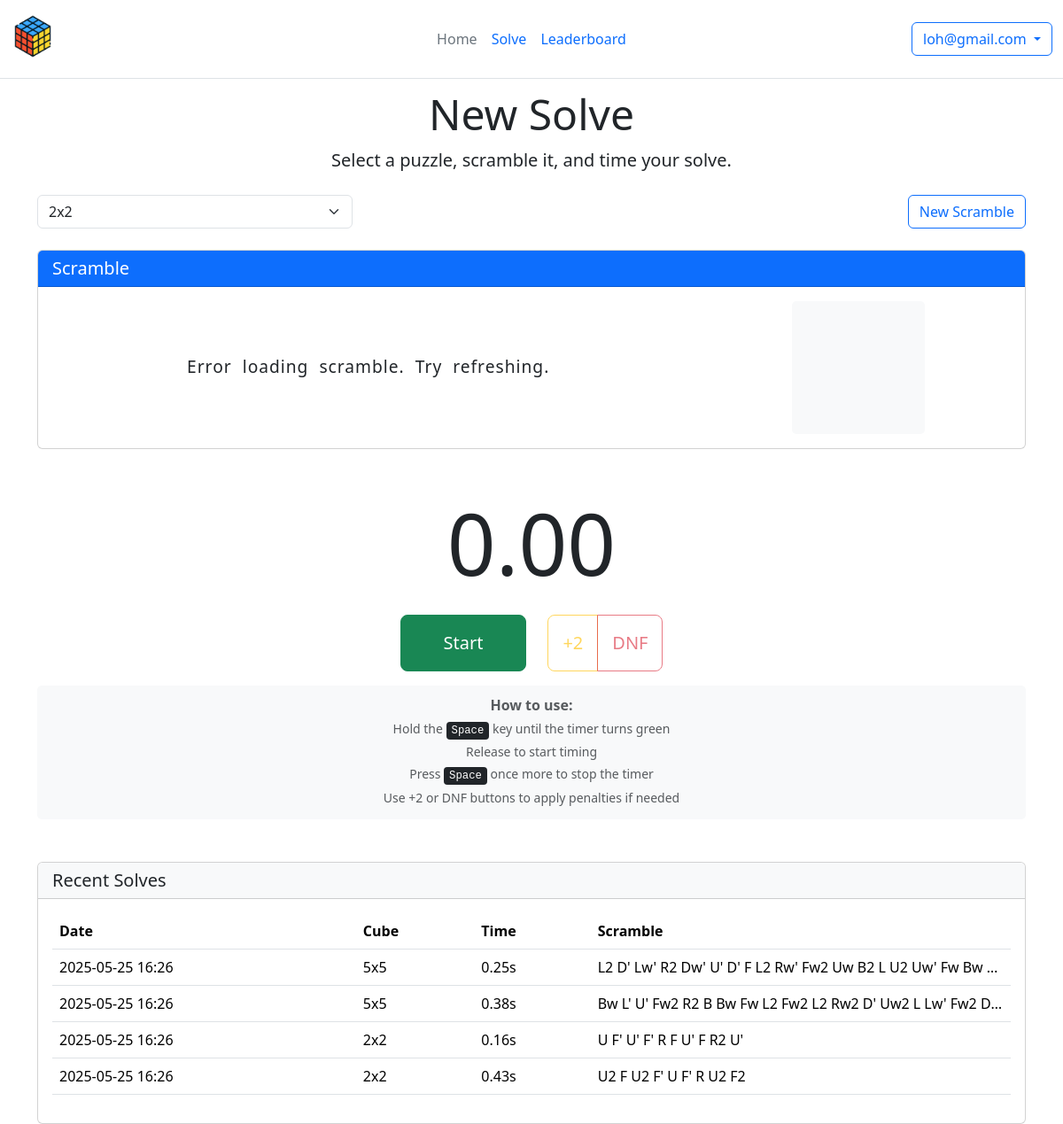
Page /solve (signed in) on the committed database.
### main.py (models this page shows, shortened)
class User(db.Model):
    id = db.Column(db.Integer, primary_key=True)
    email = db.Column(db.String(120), unique=True, nullable=False)
    password_hash = db.Column(db.String(128), nullable=False)
    solves = db.relationship('Solve', backref='solver', lazy=True)

class Solve(db.Model):
    id = db.Column(db.Integer, primary_key=True)
    time = db.Column(db.Float, nullable=False)
    date = db.Column(db.DateTime, default=datetime.utcnow)
    user_id = db.Column(db.Integer, db.ForeignKey('user.id'), nullable=False)
    cube_id = db.Column(db.Integer, db.ForeignKey('cube.id'), nullable=False)
    user = db.relationship('User')

class Cube(db.Model):
    id = db.Column(db.Integer, primary_key=True)
    cube_type = db.Column(db.String(20), nullable=False)
    pattern = db.Column(db.String(200), nullable=True)
    solves = db.relationship('Solve', backref='cube', lazy=True)

### main.py (the view)
@app.route('/solve')
def solve():
    if 'email' not in session:
        return redirect(url_for('login'))
    cube_types = ["2x2", "3x3", "4x4", "5x5", "Megaminx", "Pyraminx", "Skewb"]
    user = User.query.filter_by(email=session['email']).first()
    recent_solves = Solve.query.filter_by(user_id=user.id).order_by(Solve.date.desc()).limit(5).all()
    return render_template('solve.html', cube_types=cube_types, recent_solves=recent_solves)

### templates/solve.html (shortened to what this page needs)
{% extends 'base.html' %}
{% block stylesheet %}
<link rel="stylesheet" href="{{ url_for('static', filename='css/solve.css') }}">
{% endblock %}
{% block header %}
<div class="text-center mb-4">
  <h1 class="display-5">New Solve</h1>
  <p class="lead">Select a puzzle, scramble it, and time your solve.</p>
</div>
{% endblock %}
{% block body %}
<div class="container">
  <div class="row mb-4">
    <div class="col-md-4">
      <div class="form-group">
        <select class="form-select" id="cubeType">
          {% for cube_type in cube_types %}
          <option value="{{ cube_type }}">{{ cube_type }}</option>
          {% endfor %}
        </select>
      </div>
    </div>
    <div class="col-md-8 text-end">
      <button id="newScrambleBtn" class="btn btn-outline-primary">New Scramble</button>
    </div>
  </div>
  <div class="card mb-3">
    <div class="card-header bg-primary text-white">
      <h5 class="card-title mb-0">Scramble</h5>
    </div>
    <div class="card-body">
      <div class="row">
        <div class="col-md-8 d-flex align-items-center">
          <div id="scrambleDisplay" class="text-center py-3 w-100"></div>
        </div>
        <div class="col-md-4 d-flex align-items-center justify-content-center">
          <div id="cubeVisualizer" class="text-center" style="height: 150px; width: 150px;"></div>
        </div>
      </div>
    </div>
  </div>
  <div class="timer-container text-center my-5">
    <div id="timer" class="display-1 mb-4">0.00</div>
    <div class="d-flex justify-content-center gap-3">
      <button id="startStopBtn" class="btn btn-success btn-lg px-5 py-3">Start</button>
      <div class="btn-group ms-2" role="group" aria-label="Penalties">
        <button id="plusTwoBtn" class="btn btn-outline-warning btn-lg px-3" disabled>+2</button>
        <button id="dnfBtn" class="btn btn-outline-danger btn-lg px-3" disabled>DNF</button>
      </div>
    </div>
    <div class="mt-3 spacebar-instructions">
      <p class="mb-1 text-muted"><strong>How to use:</strong></p>
      <ul class="text-muted small mb-0 list-unstyled">
        <li class="mb-1">Hold the <kbd>Space</kbd> key until the timer turns green</li>
        <li class="mb-1">Release to start timing</li>
        <li class="mb-1">Press <kbd>Space</kbd> once more to stop the timer</li>
        <li class="mb-1">Use +2 or DNF buttons to apply penalties if needed</li>
      </ul>
    </div>
  </div>
  {% if recent_solves %}
  <div class="card mt-5">
    <div class="card-header bg-light">
      <h5 class="card-title mb-0">Recent Solves</h5>
    </div>
    <div class="card-body">
      <div class="table-responsive">
        <table class="table table-hover">
          <thead>
            <tr>
              <th>Date</th>
              <th>Cube</th>
              <th>Time</th>
              <th>Scramble</th>
            </tr>
          </thead>
          <tbody>
            {% for solve in recent_solves %}
            <tr data-solve-id="{{ solve.id }}">
              <td>{{ solve.date.strftime('%Y-%m-%d %H:%M') }}</td>
              <td>{{ solve.cube.cube_type }}</td>
              <td {% if solve.time < 0 %}class="penalty-dnf">DNF{% else %}{% if solve.time > 100 %}class="penalty-plus2"{% endif %}>{{ "%.2f"|format(solve.time) }}s{% endif %}</td>
              <td class="text-truncate" style="max-width: 200px;">{{ solve.cube.pattern }}</td>
            </tr>
            {% endfor %}
          </tbody>
        </table>
      </div>
    </div>
  </div>
  {% endif %}
</div>
{% endblock %}

### templates/base.html (shortened to what this page needs)
<!doctype html>
<html lang="en">
<head>
    <link rel="stylesheet" href="{{ url_for('static', filename='css/main.css') }}">
    <link rel="stylesheet" href="{{ url_for('static', filename='css/base.css') }}">
    <link rel="stylesheet" href="https://cdn.jsdelivr.net/npm/bootstrap@5.3.3/dist/css/bootstrap.min.css">
    <link rel="stylesheet" href="https://cdn.jsdelivr.net/npm/bootstrap-icons@1.11.1/font/bootstrap-icons.css">
    {% block stylesheet %}{% endblock %}
</head>
<body class="d-flex flex-column min-vh-100">
    <header class="fixed-top bg-white d-flex flex-wrap align-items-center justify-content-center justify-content-md-between py-3 border-bottom">
        <div class="container-fluid">
            <div class="d-flex flex-wrap align-items-center justify-content-center justify-content-md-between">
                <div class="col-md-3 mb-2 mb-md-0"><a href="/" class="d-inline-flex link-body-emphasis text-decoration-none">
                    <img src="{{ url_for('static', filename='images/rubik.png') }}"
                        alt="My Logo"
                        width="50"
                        height="50"
                        class="bi"/>
                </a></div>
                <ul class="nav col-12 col-md-auto mb-2 justify-content-center mb-md-0">
                    <li><a href="/" class="nav-link px-2 link-secondary">Home</a></li>
                    <li><a href="/solve" class="nav-link px-2">Solve</a></li>
                    <li><a href="/leaderboard" class="nav-link px-2">Leaderboard</a></li>
                </ul>
                <div class="col-md-3 text-end">
                    {% if session.email %}
                    <div class="dropdown">
                        <button
                                class="btn btn-outline-primary dropdown-toggle"
                                type="button"
                                id="userDropdown"
                                data-bs-toggle="dropdown"
                                aria-expanded="false">
                            {{ session.email }}
                        </button>
                    </div>
                    {% else %}
                    <a style="text-decoration:none;" href="{{ url_for('login') }}">
                        <button type="button" class="btn btn-outline-primary me-2">Login</button>
                    </a>
                    {% endif %}
                </div>
            </div>
        </div>
    </header>
    <main class="container-fluid flex-grow-1">
        {% block header %}{% endblock %}
        {% block body %}{% endblock %}
    </main>
</body>
</html>

### static/css/main.css (style rules this page uses)
*, *::before, *::after { box-sizing: border-box; }
html, body { margin: 0; padding: 0; }

### static/css/base.css (style rules this page uses)
body { padding-top: 100px; }
.fixed-top { background-color: white; z-index: 1030; }

### static/css/solve.css (style rules this page uses)
.spacebar-instructions { margin-top: 20px; padding: 10px; background-color: #f8f9fa; border-radius: 5px; }
#timer { font-size: 6rem; font-weight: 300; }
#scrambleDisplay { font-size: 1.2rem; letter-spacing: 1px; word-spacing: 6px; min-height: 150px; display: flex; align-items: center; justify-content: center; }
#cubeVisualizer { border-radius: 5px; overflow: hidden; background-color: #f8f9fa; min-height: 150px; }

### rows in the picture
User: email "loh@gmail.com"
Solve: date "2025-05-25 16:26", cube.cube_type "5x5", time "0.25", cube.pattern "L2 D' Lw' R2 Dw' U' D' F L2 Rw' Fw2 Uw B2 L U2 Uw' Fw Bw…"
Solve: date "2025-05-25 16:26", cube.cube_type "5x5", time "0.38", cube.pattern "Bw L' U' Fw2 R2 B Bw Fw L2 Fw2 L2 Rw2 D' Uw2 L Lw' Fw2 D…"
Solve: date "2025-05-25 16:26", cube.cube_type "2x2", time "0.16", cube.pattern "U F' U' F' R F U' F R2 U'"
Solve: date "2025-05-25 16:26", cube.cube_type "2x2", time "0.43", cube.pattern "U2 F U2 F' U F' R U2 F2"

### other values in the picture
form field value "2x2"
